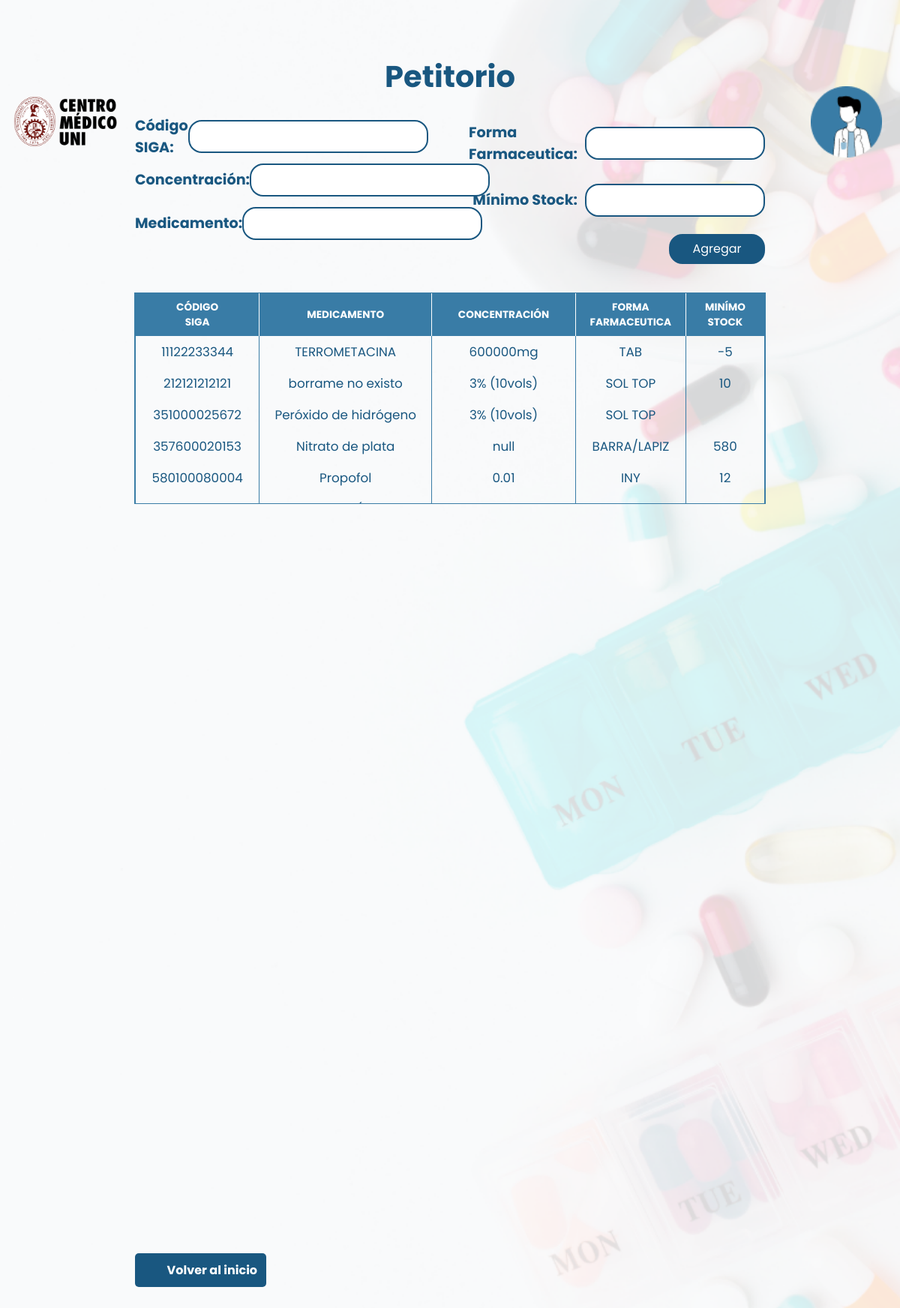
Screenshot of /pages/petitoriomed-admin.php (signed in) with the database file from the repository.
### tables this page shows
CREATE TABLE `petitorio` (
  `codigo_siga` varchar(100) NOT NULL,
  `denomin_comun_internac_o_principio_activo` varchar(100) NOT NULL,
  `concentracion` varchar(100) NOT NULL,
  `forma_farmaceutica` varchar(100) NOT NULL,
  `minimo_stock` int DEFAULT NULL,
  PRIMARY KEY (`codigo_siga`)
);

### pages/petitoriomed-admin.php (the view, shortened to what this page needs)
<?php
$rol=$_SESSION['rol'];
$db=conectarDB();
?>
<!DOCTYPE html>
<html lang="en">
<head>
    <link rel="stylesheet" href="../styles/petitoriomed-admin.css">
    <link rel="stylesheet" href="../styles/observarmerma.css">
    <link href='https://unpkg.com/boxicons@2.1.4/css/boxicons.min.css' rel='stylesheet'>
</head>
<body>
    <div class="portada-container">
        <div class="logo-uni">
            <img src="/img/logo-uni.png" alt="">
        </div>
        <div class="photo-user" id="photo-user">
            <img src="/img/user.png" alt="">
        </div>
    </div>
    <div class="container">
        <div class="portada-providencial-receta">
            <h1>Petitorio</h1>
            <div class="search-container-receta">
                <form  class="form-clas" method='post'>
                    <div class="left">
                        <div class="div-1">
                        <label for="search-type" class="search-text-registrar" name="codigo">Código SIGA:</label>
                        <input type="text" id="codigo-pet" name="codigo-siga">
                        </div>
                        <div class="div-1">
                        <label for="search-type" class="search-text-registrar" name="pre-unitario">Concentración:</label>
                        <input type="text" id="preciou-pet" name="concentracion">
                        </div>
                        <div class="div-1">
                        <label for="search-type" class="search-text-registrar" name="fecha-vencimiento">Medicamento:</label>
                        <input type="text" id="fechav-pet" name="nombre-medicamento">
                        </div>
                    </div>
                    <div class="right">
                        <div class="div-2">
                        <label for="search-input" class="search-text-registrar" name="laboratorio">Forma Farmaceutica:</label>
                        <input type="text" id="laboratorio-pet" name="forma-farma">
                        </div>
                        <div class="div-2">
                        <label for="search-input" class="search-text-registrar" name="pre-unitario">Mínimo Stock:</label>
                        <input type="text" id="number-lote" name="minimo-stock">
                        </div>
                    </div>
                    <div class="div-3">
                        <button type="submit" id="enviar-medicamentos" class="enviar-medicamentos">Agregar</button>
                    </div>
                </form>
            </div>
        </div>
        <div class="container">
            <div class="tabla-container-petitorio">
                <table class="tabla" id='tabla'>
                <thead>
                    <tr>
                    <th>CÓDIGO <br> SIGA</th>
                    <th>MEDICAMENTO</th>
                    <th>CONCENTRACIÓN</th>
                    <th>FORMA FARMACEUTICA</th>
                    <th>MINÍMO STOCK</th>
                    </tr>
                </thead>
                <tbody>
                <?php
                    $query="SELECT * FROM `petitorio`;";
                    $ejecutar=mysqli_query($db,$query);
                ?>
                <?php
                while($elemento=mysqli_fetch_assoc($ejecutar)):?>
                <tr>
                    <td><?php echo $elemento['codigo_siga'];?></td>
                    <td><?php echo $elemento['denomin_comun_internac_o_principio_activo'];?></td>
                    <td><?php echo $elemento['concentracion'];?></td>
                    <td><?php echo $elemento['forma_farmaceutica'];?></td>
                    <td><?php echo $elemento['minimo_stock'];?></td>
                </tr>
                <?php endwhile;?>
                </tbody>
                </table>
            </div>
        </div>
        <div class="salir">
                <a href='<?php if($rol==1){
                    echo('./new-admin.php');
                }else{
                    echo('./new-inicio.php');
                } ?>'><i class='bx bxs-left-arrow'></i>Volver al inicio</a>
        </div>
    </div>
</body>
</html>

### styles/petitoriomed-admin.css (style rules this page uses)
* { margin: 0; padding: 0; font-family: "Poppins", sans-serif; }
body { background: url("/img/fondo-stock.png") no-repeat right center fixed; background-size: contain; }
.container { display: flex; justify-content: space-between; align-items: center; height: 100vh; flex-direction: column; position: relative; }
.portada-container { width: 100%; display: flex; justify-content: space-between; align-items: center; position: absolute; top: 4%; height: 10%; }
h1 { color: #195780; font-weight: bolder; text-align: center; font-size: 5vh; margin-bottom: 3%; height: 9%; }
.logo-uni { display: flex; align-items: center; }
.logo-uni img { width: 75%; height: 16%; padding-left: 10%; }
.photo-user { display: flex; justify-content: end; align-items: flex-end; flex-direction: column; }
.photo-user img { width: 100%; height: 16%; padding-right: 3vh; }
table { width: 70%; border-collapse: collapse; border: 1px solid rgb(57, 124, 166); }
table tr { margin: 5px 0; }
th, td { padding: 8px; text-align: center; width: 10%; }
th { background-color: rgb(57, 124, 166); color: white; border-right: 1px solid white; border-left: 1px solid white; font-size: 1.7vh; }
tr { margin: 0 5px; }
td { border-right: 1px solid rgb(57, 124, 166); border-left: 1px solid rgb(57, 124, 166); width: 10%; font-size: 2.1vh; color: #195780; }
th:first-child, td:first-child { border-left: 1px solid rgb(57, 124, 166); }
th:last-child, td:last-child { border-right: none; }
.portada-providencial-receta { display: flex; flex-direction: column; width: 100%; align-items: center; height: 42vh; margin-top: 6%; }
.search-container-receta { display: flex; justify-content: space-between; width: 70%; margin-top: 2vh; flex-wrap: wrap; flex-direction: column; }
.search-container-receta .left, .search-container-receta .right { display: flex; align-items: center; flex: 1; min-width: 200px; }
.search-container-receta .left { justify-content: space-around; width: 36%; height: 19vh; display: flex; flex-direction: column; align-items: baseline; }
.search-container-receta .right { justify-content: space-around; width: 36%; height: 19vh; display: flex; align-items: flex-end; flex-direction: column; flex-wrap: nowrap; }
#codigo-pet, #preciou-pet, #fechav-pet, #precio-edit, #fecha-edit { width: 37vh; margin: 7px 0; height: 5vh; border-radius: 18px; border: 2px solid #195780; padding-inline: 10px; color: #195780; font-size: 2vh; font-weight: bold; text-align: center; }
#laboratorio-pet, #number-lote, #cantidad-pet, #laboratorio-edit, #lote-edit, #cantidad-edit { padding-right: 19px; width: 27vh; margin: 7px 0; margin-left: 10px; height: 5vh; border-radius: 18px; border: 2px solid #195780; padding-inline: 10px; color: #195780; font-size: 2vh; font-weight: bold; }
.form-clas { display: flex; justify-content: space-between; width: 100%; flex-wrap: wrap; }
.search-text-registrar { color: #195780; font-weight: bold; font-size: 2.4vh; }
.div-1 { display: flex; align-items: center; width: 84%; justify-content: space-between; position: relative; }
.div-2 input { text-align: center; }
.div-2 { display: flex; width: 93%; align-items: center; justify-content: end; }
.div-3 { width: 100%; display: flex; justify-content: center; bottom: 0; align-items: center; justify-content: end; }
#enviar-medicamentos { padding-right: 19px; width: 16vh; margin: 7px 0; margin-left: 10px; height: 5vh; border-radius: 18px; border: 2px solid #195780; background-color: rgb(25, 87, 128); padding-inline: 10px; color: #ffffff; font-size: 2vh; font-weight: 400; }
.tabla-container-petitorio { max-height: 280px; overflow-y: auto; border: 1px solid rgb(57, 124, 166); overflow-x: auto; width: 70%; }
.salir { display: flex; align-items: center; justify-content: start; margin-top: 2vh; margin-bottom: 7%; width: 70%; }
.salir a { background-color: rgb(25, 87, 128); color: white; border: none; display: flex; align-items: center; text-decoration: none; padding: 10px 7px; border-radius: 5px; cursor: pointer; transition: background-color 0.3s ease; font-weight: 700; font-size: 2vh; }

### rows the page displays
petitorio: codigo_siga "11122233344", denomin_comun_internac_o_principio_activo "TERROMETACINA", concentracion "600000mg", forma_farmaceutica "TAB", minimo_stock "-5"
petitorio: codigo_siga "212121212121", denomin_comun_internac_o_principio_activo "borrame no existo", concentracion "3% (10vols)", forma_farmaceutica "SOL TOP", minimo_stock "10"
petitorio: codigo_siga "351000025672", denomin_comun_internac_o_principio_activo "Peróxido de hidrógeno", concentracion "3% (10vols)", forma_farmaceutica "SOL TOP"
petitorio: codigo_siga "357600020153", denomin_comun_internac_o_principio_activo "Nitrato de plata", concentracion "null", forma_farmaceutica "BARRA/LAPIZ", minimo_stock "580"
petitorio: codigo_siga "580100080004", denomin_comun_internac_o_principio_activo "Propofol", concentracion "0.01", forma_farmaceutica "INY", minimo_stock "12"
